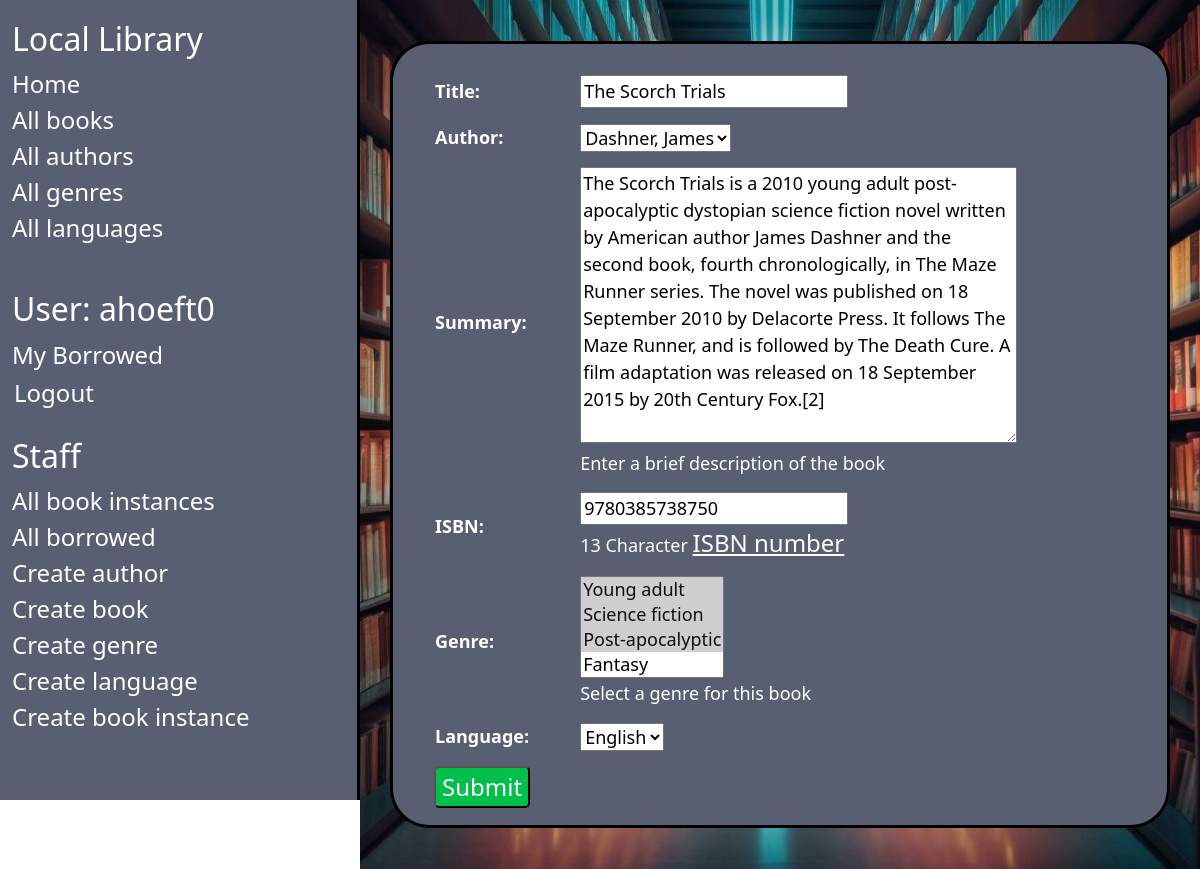
Page /catalog/book/2/update/ (signed in) on the committed database.
### catalog/models.py (models this page shows, shortened)
class Book(models.Model):
    title = models.CharField(max_length=200)
    author = models.ForeignKey('Author', on_delete=models.RESTRICT, null=True)
    summary = models.TextField(
        max_length=1000, help_text="Enter a brief description of the book")
    isbn = models.CharField('ISBN', max_length=13,
                            unique=True,
                            help_text='13 Character <a href="https://www.isbn-international.org/content/what-isbn'
                                      '">ISBN number</a>')
    genre = models.ManyToManyField(
        Genre, help_text="Select a genre for this book")
    language = models.ForeignKey(
        'Language', on_delete=models.SET_NULL, null=True)
    def display_genre(self):
        """Create a string for the Genre. This is required to display genre in Admin."""
        return ', '.join(genre.name for genre in self.genre.all()[:3])
    display_genre.short_description = 'Genre'

### catalog/views.py (the view)
# urls.py: path('book/<int:pk>/update/', views.BookUpdate.as_view(), name='book-update'),
class BookUpdate(PermissionRequiredMixin, UpdateView):
    model = Book
    fields = '__all__'
    permission_required = 'catalog.change_book'

### catalog/models.py (called while the page is built)
    def __str__(self):
        return self.name

    def __str__(self):
        return self.name

    def __str__(self):
        return f'{self.last_name}, {self.first_name}'

### catalog/templates/catalog/book_form.html (shortened to what this page needs)
{% extends "base_generic.html" %}
{% block content %}
<form action="" method="post">
  <table>
    {{ form.as_table }}
  </table>
  <input class="submitButton" type="submit" value="Submit" />
</form>
{% endblock %}

### catalog/templates/base_generic.html (shortened to what this page needs)
<!DOCTYPE html>
<html lang="en">
  <head>
    <link href="https://cdn.jsdelivr.net/npm/bootstrap@5.3.3/dist/css/bootstrap.min.css"
      rel="stylesheet"
>
    {% load static %}
    <link rel="stylesheet" href="{% static '/css/styles.css' %}" />
  </head>
  <body>
    <div class="container-fluid">
      <div class="row">
        <div class="col-sm-2 mysidebar"  style="border-right: solid; border-color: black;">
          {% block sidebar %}
            <ul class="sidebar-nav">
              <li><h2>Local Library</h2></li>
              <li><a href="{% url 'index' %}">Home</a></li>
              <li><a href="{% url 'books' %}">All books</a></li>
              <li><a href="{% url 'authors' %}">All authors</a></li>
              <li><a href="{% url 'genres' %}">All genres</a></li>
              <li><a href="{% url 'languages' %}">All languages</a></li>
            </ul>
            <ul class="sidebar-nav">
              <br>
             {% if user.is_authenticated %}
               <li><h2>User: {{ user.get_username }}</h2></li>
               <li><a href="{% url 'my-borrowed' %}">My Borrowed</a></li>
               <li>
                 <form id="logout-form" method="post" action="{% url 'logout' %}">
                   <button type="submit" style="font-size: x-large;">Logout</button>
                 </form>
               </li>
             {% else %}
               <li><a href="{% url 'login' %}">Login</a></li>
             {% endif %}
              <br>
              {% if user.is_staff %}
               <li><h2>Staff</h2></li>
               {% if perms.catalog.add_bookinstance %}
               <li><a href="{% url 'bookinstances' %}">All book instances</a></li>
               {% endif %}
               {% if perms.catalog.can_mark_returned %}
               <li><a href="{% url 'all-borrowed' %}">All borrowed</a></li>
               {% endif %}
               {% if perms.catalog.add_author %}
               <li><a href="{% url 'author-create' %}">Create author</a></li>
               {% endif %}
               {% if perms.catalog.add_book %}
               <li><a href="{% url 'book-create' %}">Create book</a></li>
               {% endif %}
               {% if perms.catalog.add_genre %}
               <li><a href="{% url 'genre-create' %}">Create genre</a></li>
               {% endif %}
               {% if perms.catalog.add_language %}
               <li><a href="{% url 'language-create' %}">Create language</a></li>
               {% endif %}
               {% if perms.catalog.add_bookinstance %}
               <li><a href="{% url 'bookinstance-create' %}">Create book instance</a></li>
               {% endif %}
             {% endif %}
            </ul>
          {% endblock %}
        </div>
        <div class="col main" style="background-image:url('{% static "library.jpg"%}')";>
          <div class="inherit" style="border-color: black;">
          {% block content %}{% endblock %}
          </div>
        </div>
      </div>
    </div>
  </body>
</html>

### catalog/static/css/styles.css (style rules this page uses)
.sidebar-nav { margin-top: 20px; padding: 0; list-style: none; }
#logout-form { display: inline; }
#logout-form button { padding: 0; margin: 0; }
a, li { font-size: x-large; }
.mysidebar { background-color: #595F72; width: 30vw; position: fixed; }
div { height: 100vh; }
.mysidebar li, .mysidebar a, .mysidebar button { color:white; background-color: transparent; border-color: transparent; text-decoration: none; }
.main { margin-left: 30vw; padding: 0px 10px; }
.main a { color: black; }
.main { display: grid; place-items: center; background-size: 100% 100%; background-repeat: repeat; background-position: top; background-attachment: fixed; background-position-x: 15vw; height: fit-content; min-height: 100%; }
.inherit { margin-top: 5%; margin-bottom: 5%; border: solid; padding: 10px; width: 65vw; height:fit-content; border-radius: 5%; background-color: #595F72; padding-left: 5%; padding-right: 5%; padding-top: 2%; padding-bottom: 2%; }
.inherit a, .inherit hr, .inherit text, .inherit p, .inherit li, .inherit h1, .inherit h2, .inherit h3, .inherit h4 { color: white; }
.submitButton { color: white; background-color: #00C04B; border-radius: 5px; font-size: x-large; }
form { color:white; font-size: large; }
form table { border-collapse: separate; border-spacing: 0 15px; }
form td { padding: 0 50px; }

### rows in the picture
Book: title "The Scorch Trials", author "Dashner, James", summary "The Scorch Trials is a 2010 young adult post-apocalyptic dystopian science fiction novel written by American author James Dashner and the second book, fourth chronologically, in The Maze Runner series. The novel was published on 18 September 2010 by Delacorte Press. It follows The Maze Runner, and is followed by The Death Cure. A film adaptation was released on 18 September 2015 by 20th Century Fox.[2]", isbn "9780385738750", language "English"

### other values in the picture
{{ user.get_username }} "ahoeft0"
